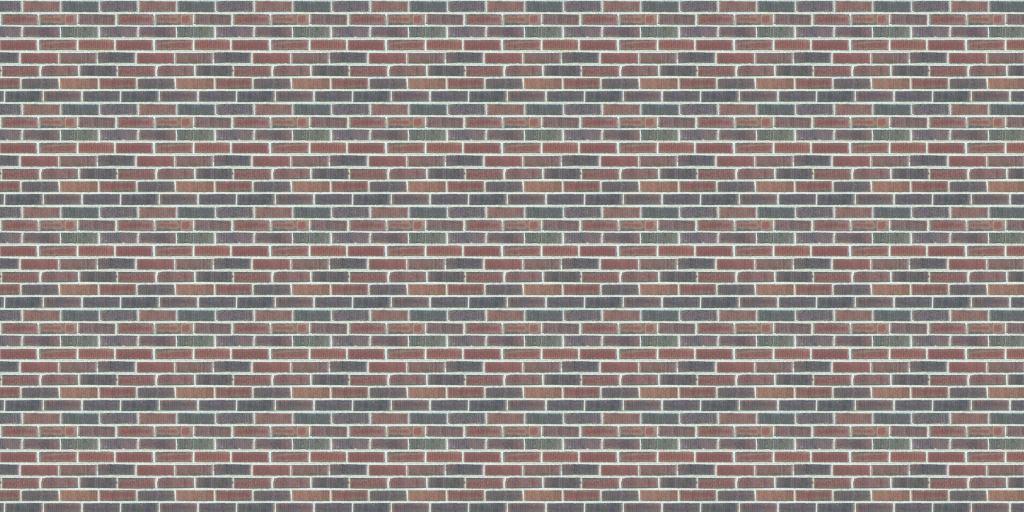
#> input picture MOIRE/brick.png, 2048 x 1024 px (shown at 1/2 size)
$ jupyter execute Untitled0.ipynb   (shell and % lines are left out)
#> lines starting #> are read from the running program, lines starting #| are printed output that depends on the picture; after the words box and inside, x2 and y2 are one past the last pixel; in counts of white or black regions, pixels touching at a corner belong together
Signal of the Day: The Moire Pattern
====================================

Introduction
------------

It may have happened for you several times, especially if you are a male: You are wearing a casual striped shirt and you decide to appear in a photo. After you look at the taken photo, you notice some weird patterns on your shirt in the photo. Look at the following image for example:

Of course there is nothing unusual with this shirt or yours. What has happened is an example of a phenomenon called the _Moirè pattern_.

As a signal processing student, you can think of the Moire pattern as the realizations of aliasing in the space of 2-
D image signals. Here, the synthetic frequencies which are created due to the inappropriate subsampling, appear as periodic pattern in the down-sampled image. That's the reason that the frequency of these synthetic pattern is lower than the minimum frequency present in the image itself.

Moire patterns are usually best visible in images with highly repeated patterns. Consider the following photo for example:

[cell 1]
import Image, ImageDraw, ImageStat
from matplotlib import pyplot as plt
import numpy as np
from PIL import Image
from PIL.ImageDraw import Draw

from io import BytesIO

from IPython.core import display
from PIL import Image


def display_pil_image(im):
   """Displayhook function for PIL Images, rendered as PNG."""

   b = BytesIO()
   im.save(b, format='png')
   data = b.getvalue()

   ip_img = display.Image(data=data, format='png', embed=True)
   return ip_img._repr_png_()


# register display func with PNG formatter:
png_formatter = get_ipython().display_formatter.formatters['image/png']
dpi = png_formatter.for_type(Image.Image, display_pil_image)

im = Image.open("brick.png")
#> im is the input picture: PIL image 2048x1024 RGB; mean R, G, B 145.1, 136, 132.5

im

The bricks are readily visible here. Now we reduce the size of the image by a factor of 2 in each dimension:

[cell 2]
im2=im.resize((im.size[0]/2,im.size[1]/2));
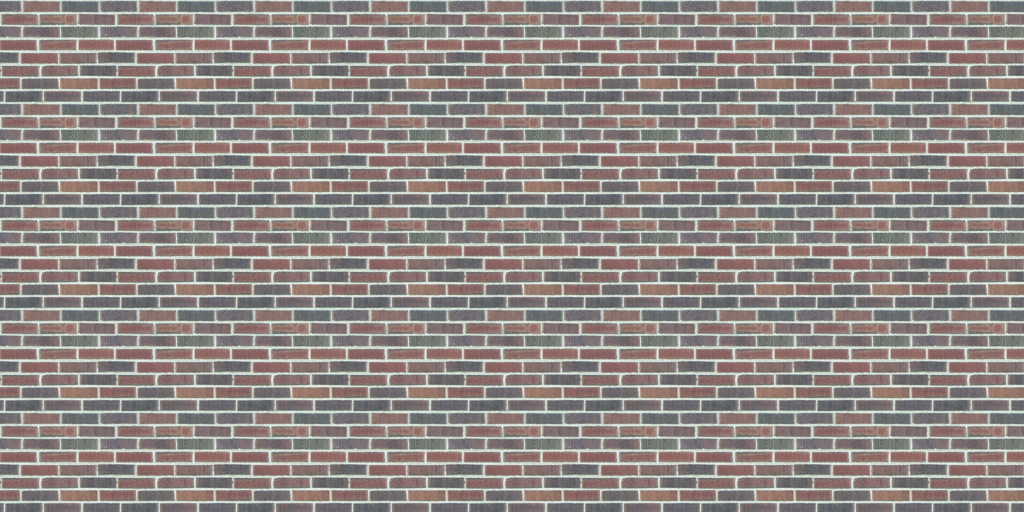
#> im2: PIL image 1024x512 RGB; mean R, G, B 145.1, 136, 132.5
im2

Still we have a decent photo. Downsampling by another factor of 2 however,

[cell 3]
im4=im2.resize((im2.size[0]/2,im2.size[1]/2));
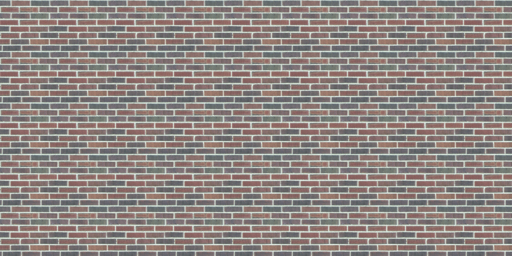
#> im4: PIL image 512x256 RGB; mean R, G, B 145.1, 136, 132.4
im4

We can now see slight Moire artifacts appearing.

Finally, we can see the high amount of Moire artifacts in the following photo, downsampled by a factor of 8 with relation to the original one:

[cell 4]
im8=im.resize((im4.size[0]/2,im4.size[1]/2));
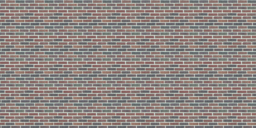
#> im8: PIL image 256x128 RGB; mean R, G, B 145, 135.9, 132.4
im8

The fact that Moire patterns appear if we down-sample the signal more than a pre-defined threshold, is a strong evidence to verify our hypothesis that this is related to sampling and the frequency domain. To make sure, let's see what happens in the Fourier domain when we down-sample the brick image.

The following code computes and shows the Fourier domain for various down-sampled versions of the brick image and the original image as well.

[cell 5]
%pylab inline

def fftshow(im):
    im5a=np.asarray(im);

    im5f=np.fft.fft2(im5a[:,:,0]);

    im5f[0,0]=0;

    plt.imshow(np.log(np.abs(np.fft.fftshift(im5f))))
#> (this line was passed over: IPython is not available in this run)


fftshow(im)

[cell 6]
fftshow(im2)

[cell 7]
fftshow(im4)

[cell 8]
fftshow(im8)

Please note that we remove the DC component of the Fourier transform so that the Fourier image becomes more visible.

We can see in the images above the frequency components that lie a little far from the center of the image and hence cause aliasing when downsampling the image. Interference of these frequencies causes the Moire patterns.

Now let's see more closely how to create a Moire pattern. We first form a simple image containing a periodic set of stripes (similar to a pulse train in 1D) with period $p$:

[cell 9]
def bars(L,spacing,width):
#> called with L = 1024, spacing = 16, width = 4
    bar=np.zeros((L,L,3),'uint8')
    for i in np.arange(0,L):
        for j in np.arange(spacing,L-spacing,spacing):
            for k in np.arange(j,j+width):
                bar[i,k]=(255,255,255);
    return Image.fromarray(bar);

imma=bars(1024,16,4);
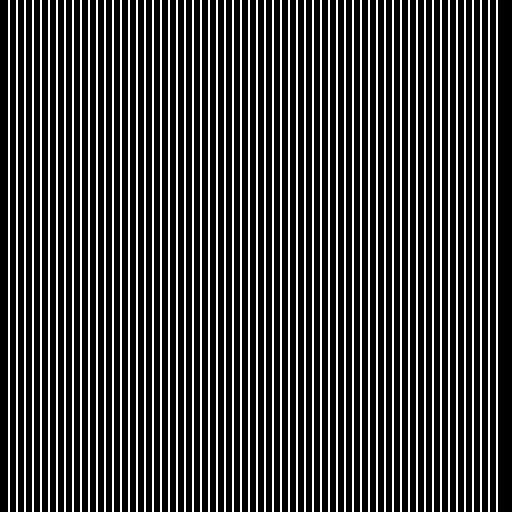
#> imma: PIL image 1024x1024 RGB (shown at 1/2 size); 24.2% white; 62 white regions, largest, box (x1, y1, x2, y2) and area: (16, 0, 20, 1024) 4096, (32, 0, 36, 1024) 4096, (48, 0, 52, 1024) 4096

plt.imshow(np.asarray(imma),aspect='auto')
#> (this line was passed over: IPython is not available in this run)

We create also a second image, with a period $p \leq q \leq 2p$:

[cell 10]
immb=bars(1024,24,4);
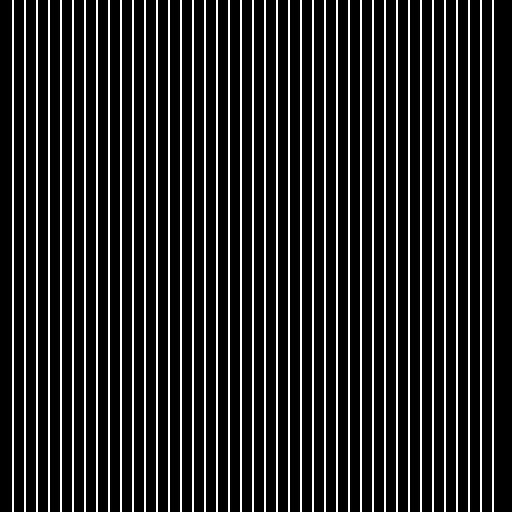
#> immb: PIL image 1024x1024 RGB (shown at 1/2 size); 16% white; 41 white regions, largest, box (x1, y1, x2, y2) and area: (24, 0, 28, 1024) 4096, (48, 0, 52, 1024) 4096, (72, 0, 76, 1024) 4096

plt.imshow(np.asarray(immb),aspect='auto')
#> (this line was passed over: IPython is not available in this run)

Now, combining the two patterns by superimposing them, we see a new pattern (the Moire effect):

[cell 11]
immc=Image.blend(imma,immb,0.5);
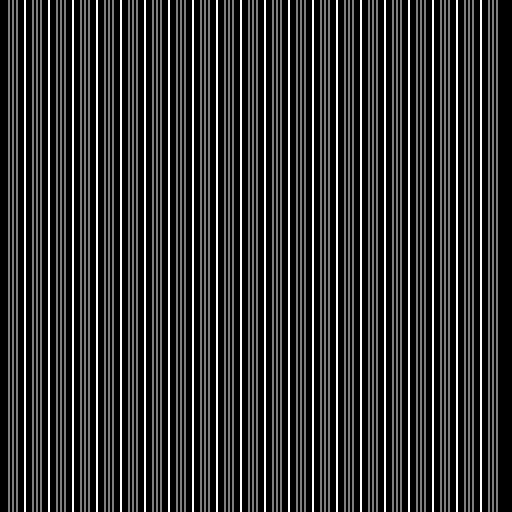
#> immc: PIL image 1024x1024 RGB (shown at 1/2 size); min 0, max 255, mean 51.2

plt.imshow(np.asarray(immc),aspect='auto')
#> (this line was passed over: IPython is not available in this run)
